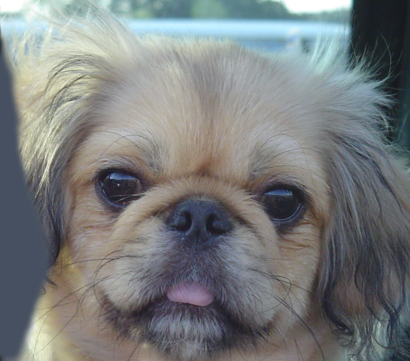
#> input picture data/dog.bmp, 410 x 361 px
$ python proj1_part2.py   (older library calls are emulated)
#> lines starting #> are read from the running program, lines starting #| are printed output that depends on the picture
#> call 2 of load_image, with path = '../data/cat.bmp'
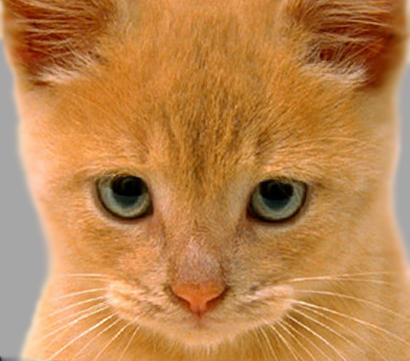
#> input picture data/cat.bmp, 410 x 361 px
### code/helpers.py
# Project Image Filtering and Hybrid Images Stencil Code
# Based on previous and current work
# by James Hays for CSCI 1430 @ Brown and
# CS 4495/6476 @ Georgia Tech
import scipy.fftpack as fp
import numpy as np
from numpy import pi, exp, sqrt
from skimage import io, img_as_ubyte, img_as_float32
from skimage.transform import rescale
from scipy import signal
import cv2


def my_imfilter(image: np.ndarray, filter: np.ndarray, padding_method):
    """ Apply a filter to an input image
    """
#> called with padding_method = 'zero'
    orig_image = image
    filtered_image = np.zeros_like(image)

    # Check the filter size:
    size = filter.shape
#> size = (23, 23)
    if size[0] % 2 != 0 | size[1] % 2 != 0:
        print('Wrong Filter Size! The size should be odd')
        return

    # Flip the filter
    filter = np.flipud(np.fliplr(filter))
    size = filter.shape
    extra_rows = size[0] // 2
#> extra_rows = 11
    extra_cols = size[1] // 2
#> extra_cols = 11

    if padding_method == 'zero':
        # Pad the image with Zeros
        padded_image = np.pad(image, ((extra_rows, extra_rows), (extra_cols, extra_cols), (0, 0)), 'constant',
                              constant_values=(0))

    elif padding_method == 'reflect':
        padded_image = np.pad(image, ((extra_rows, extra_rows), (extra_cols, extra_cols), (0, 0)), 'reflect')

    # Applying the filter
    if orig_image.shape[2] == 3:
        filter3d = np.repeat(filter[:, :, np.newaxis], 3, axis=2)

    for color in range(orig_image.shape[2]):
        for x in range(orig_image.shape[0]):
            for y in range(orig_image.shape[1]):
                filtered_image[x, y, color] = np.sum(
                    (filter3d[:, :, color] * padded_image[x:x + size[0], y:y + size[1], color]))

    x = 2
    return filtered_image


def gen_hybrid_image(image1: np.ndarray, image2: np.ndarray, cutoff_frequency: float, k_size, padding_method):
    """
   Inputs:
       - image1 -> The image from which to take the low frequencies.
       - image2 -> The image from which to take the high frequencies.
       - cutoff_frequency -> The standard deviation, in pixels, of the Gaussian
                             blur that will remove high frequencies.
       -padding_method-> zero pad or reflect pad
   """
    assert image1.shape == image2.shape

    kernel = np.dot(cv2.getGaussianKernel(k_size, cutoff_frequency), cv2.getGaussianKernel(k_size, cutoff_frequency).T)

    low_frequencies = my_imfilter(image1, kernel, padding_method)  # dog
    high_frequencies = image2 - my_imfilter(image2, kernel, padding_method)  # cat
#> call 2 of my_imfilter, with padding_method = 'zero'
#> in my_imfilter (call 2), `padded_image = np.pad(image, ((extra_rows, extra_rows), (extra_cols, e..`:
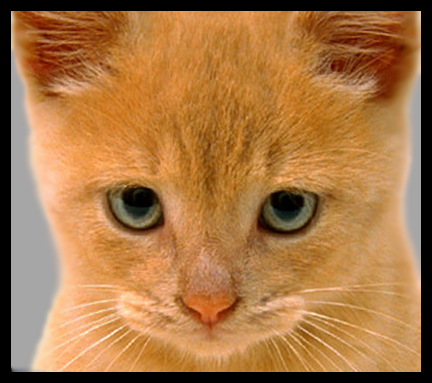
#> padded_image: shape (383, 432, 3) float32; mean R, G, B 0.66, 0.465, 0.27
#> after the loop in my_imfilter (call 2), `for color in range(orig_image.shape[2]):`:
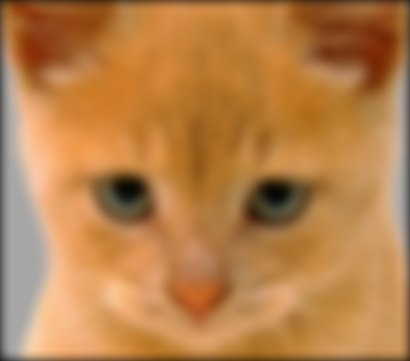
#> filtered_image: shape (361, 410, 3) float32; mean of channels 0, 1, 2 0.722, 0.507, 0.293; drawn as R, G, B
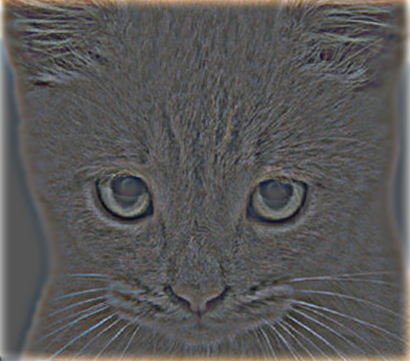
#> high_frequencies: shape (361, 410, 3) float32; mean R, G, B 0.0162, 0.0127, 0.00933; drawn with min black and max white

    # (3) Combine the high frequencies and low frequencies
    # Your code here #
    hybrid_image = low_frequencies + high_frequencies

    hybrid_image = np.clip(hybrid_image, 0, 1)
    return low_frequencies, high_frequencies, hybrid_image


def vis_hybrid_image(hybrid_image: np.ndarray):
    """ Visualize a hybrid image by progressively down-sampling the image and
        concatenating all the images together.
    """
    scales = 5
    scale_factor = 0.5
    padding = 5
    original_height = hybrid_image.shape[0]
#> original_height = 361
    num_colors = 1 if hybrid_image.ndim == 2 else 3
#> num_colors = 3

    output = np.copy(hybrid_image)
    cur_image = np.copy(hybrid_image)
    for scale in range(2, scales + 1):
        # add padding
        output = np.hstack((output, np.ones((original_height, padding, num_colors),
                                            dtype=np.float32)))
        # down-sample image
        cur_image = rescale(cur_image, scale_factor, mode='reflect', multichannel=True)
        # pad the top to append to the output
        pad = np.ones((original_height - cur_image.shape[0], cur_image.shape[1],
                       num_colors), dtype=np.float32)
        tmp = np.vstack((pad, cur_image))
        output = np.hstack((output, tmp))
#> this loop made 4 passes
#> pass 1, in vis_hybrid_image, `tmp = np.vstack((pad, cur_image))`:
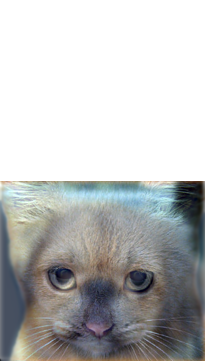
#> tmp: shape (361, 205, 3) float32; mean of channels 0, 1, 2 0.742, 0.746, 0.745; drawn as R, G, B
#> after the loop:
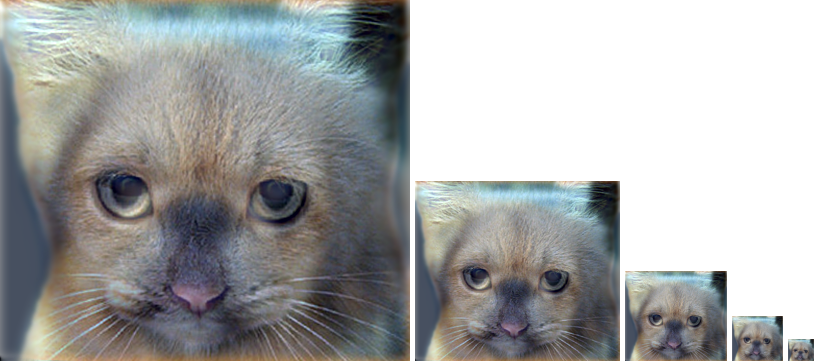
#> output: shape (361, 814, 3) float32; mean of channels 0, 1, 2 0.653, 0.659, 0.658; drawn as R, G, B
    return output


def load_image(path):
    return img_as_float32(io.imread(path))


def save_image(path, im):
#> called with path = '../results/low_frequencies.jpg'
    return io.imsave(path, img_as_ubyte(im.copy()))

### code/proj1_part2.py

from helpers import vis_hybrid_image, load_image, save_image, gen_hybrid_image

# Read images and convert to floating point format
image1 = load_image('../data/dog.bmp')
image2 = load_image('../data/cat.bmp')

# image1 = load_image('../data/einstein.bmp')
# image2 = load_image('../data/marilyn.bmp')

# Hybrid Dog & Cat Images
cutoff_frequency = 6
size = 23
# marilyn & albert
# cutoff_frequency = 9
# size = 9

# Merging the two images
low_frequencies, high_frequencies, hybrid_image = gen_hybrid_image(image1, image2, cutoff_frequency, size, 'zero')

# Visualize and save outputs ##
vis = vis_hybrid_image(hybrid_image)
save_image('../results/low_frequencies.jpg', low_frequencies)
save_image('../results/high_frequencies.jpg', high_frequencies)
#> call 2 of save_image, with path = '../results/high_frequencies.jpg'
#> in save_image (call 2), `return io.imsave(path, img_as_ubyte(im.copy()))`:
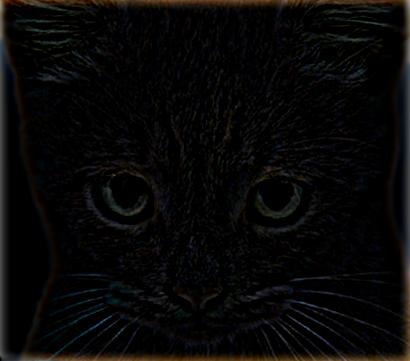
#> saved as high_frequencies.jpg: shape (361, 410, 3); mean R, G, B 8.4, 7.7, 7.4
save_image('../results/hybrid_image.jpg', hybrid_image)
save_image('../results/hybrid_image_scales.jpg', vis)
